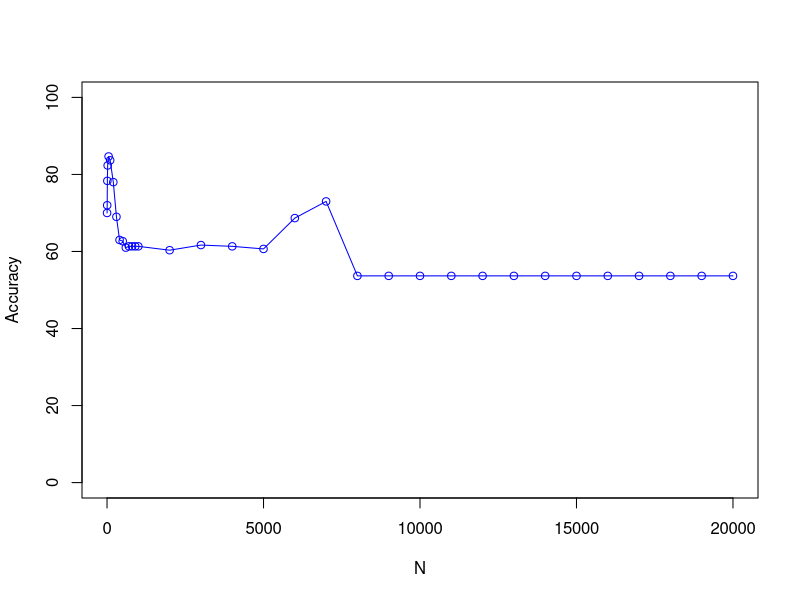

Source code (R):
 x <- c(1, 5, 10, 20, 50, 100, 200, 300, 400, 500, 600, 700, 800, 900, 1000, 2000, 3000, 4000, 5000, 6000, 7000, 8000, 9000, 10000, 11000, 12000, 13000, 14000, 15000, 16000, 17000, 18000, 19000, 20000)
 y <- c(70.0, 72.0, 78.33333333333333, 82.33333333333333, 84.66666666666667, 83.66666666666667, 78.0, 69.0, 63.0, 62.666666666666664, 61.0, 61.333333333333336, 61.333333333333336, 61.333333333333336, 61.333333333333336, 60.333333333333336, 61.666666666666664, 61.333333333333336, 60.666666666666664, 68.66666666666667, 73.0, 53.666666666666664, 53.666666666666664, 53.666666666666664, 53.666666666666664, 53.666666666666664, 53.666666666666664, 53.666666666666664, 53.666666666666664, 53.666666666666664, 53.666666666666664, 53.666666666666664, 53.666666666666664, 53.666666666666664)
 plot(x, y, type='o', pch=1, col="blue", xlab="N", ylab="Accuracy", ylim=c(0, 100), xlim=c(0,20000))